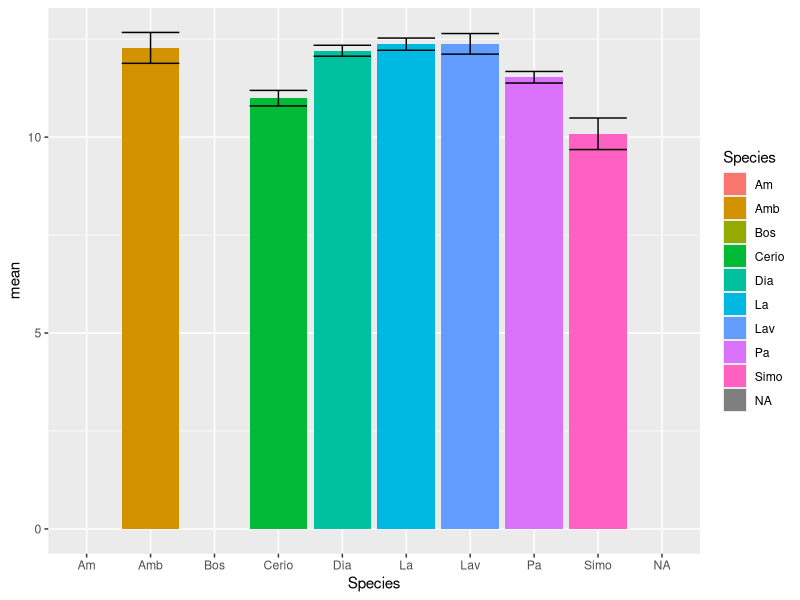

Write R code to recreate this figure.
## ---- chunk 1
library(tidyverse)
library(magrittr)
library(here)

library(lubridate)
## ---- chunk 2
dat_2021 <- read_csv(here("data", "raw", "Microsporidian spore yield 2021.csv"))
dat_2022 <- read_csv(here("data", "raw", "Microsporidian spore yield 2022.csv"))

compiled_data <- read_csv(here("data", "GAponds.master.summary.csv"))

lake_key <- read_csv(here("data", "lake_name_key.csv"))
## ---- chunk 3
dat_2021 %<>% mutate(year="2021")
dat_2022 %<>% mutate(year="2022")
dat <- bind_rows(dat_2021,dat_2022)
summary(dat)
dat %<>% mutate(full_date = paste(Date,year,sep="-"))
## ---- chunk 4
incidence <- dat %>% group_by(Lake, full_date) %>% summarize(n=n())
species_incidence <- dat %>% group_by(Lake, full_date, Species) %>% summarize(n=n())
## ---- chunk 5
yield <- dat %>% mutate(log_spores = log(Spores)) %>% 
  group_by(Species) %>% 
  summarize(mean = mean(log_spores),
            var = var(log_spores),
            se = sd(log_spores)/sqrt(n()))
## ---- chunk 6
yield %>% ggplot(.,aes(x=Species, y=mean, fill = Species)) + geom_col() + geom_errorbar(aes(ymin=mean-se, ymax=mean+se))
## ---- chunk 7
dat %<>% mutate(st_date = ifelse(is.na(dmy(full_date)),
                                 mdy(Date),
                                 dmy(full_date))) #cannot understand why it is parsing into numeric rather than a date >:(

dat %<>% mutate(st_date = as.Date.numeric(st_date, origin = origin))


compiled_data %<>% mutate(st_date = mdy(date))
## ---- chunk 8
dat %<>%
     mutate(lake_id = Lake,
            across(lake_id, ~  lake_key$lake_name[match(., lake_key$lake_abb)]))

dat$year <- as.numeric(dat$year)

dat %<>% mutate(jday = yday(st_date),
               jday_cum = ifelse(year == 2021,
                                 jday,
                                 jday+365*(year-2021)))

dat %<>% mutate(lakeday = paste(lake_id, jday_cum, sep = "_"))

spores_compiled <- inner_join(compiled_data, dat, by = join_by(lakeday))
## ---- chunk 9
spores_compiled %<>% filter(!is.na(Key))

table(spores_compiled$lake_id)
table(dat$lake_id)

table(spores_compiled$st_date)
table(dat$st_date)

table(spores_compiled$year)
table(dat$year)
